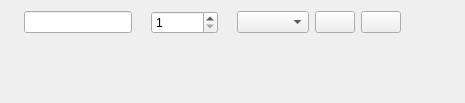
<?xml version="1.0" encoding="UTF-8"?>
<ui version="4.0">
 <class>KlineGridPage</class>
 <widget class="QWidget" name="KlineGridPage">
  <layout class="QVBoxLayout" name="pageLayout">
   <item>
    <layout class="QHBoxLayout" name="toolLayout">
     <item>
      <widget class="QLabel" name="codeLabel"/>
     </item>
     <item>
      <widget class="QLineEdit" name="codeEdit"/>
     </item>
     <item>
      <widget class="QLabel" name="gridCountLabel"/>
     </item>
     <item>
      <widget class="QSpinBox" name="gridCountSpin">
       <property name="minimum">
        <number>1</number>
       </property>
       <property name="maximum">
        <number>100000</number>
       </property>
      </widget>
     </item>
     <item>
      <widget class="QLabel" name="brokerLabel"/>
     </item>
     <item>
      <widget class="QComboBox" name="brokerCombo"/>
     </item>
     <item>
      <widget class="QPushButton" name="startButton"/>
     </item>
     <item>
      <widget class="QPushButton" name="stopButton"/>
     </item>
     <item>
      <widget class="QLabel" name="summaryLabel"/>
     </item>
     <item>
      <spacer name="toolSpacer">
       <property name="orientation">
        <enum>Qt::Horizontal</enum>
       </property>
       <property name="sizeHint" stdset="0">
        <size>
         <width>40</width>
         <height>20</height>
        </size>
       </property>
      </spacer>
     </item>
    </layout>
   </item>
   <item>
    <widget class="QLabel" name="messageLabel">
     <property name="wordWrap">
      <bool>true</bool>
     </property>
    </widget>
   </item>
   <item>
    <widget class="QWidget" name="gridBox">
     <property name="sizePolicy">
      <sizepolicy hsizetype="Expanding" vsizetype="Expanding">
       <horstretch>0</horstretch>
       <verstretch>9</verstretch>
      </sizepolicy>
     </property>
     <layout class="QVBoxLayout" name="gridLayout">
      <item>
       <widget class="QLabel" name="gridNoteLabel">
        <property name="wordWrap">
         <bool>true</bool>
        </property>
       </widget>
      </item>
     </layout>
    </widget>
   </item>
  </layout>
 </widget>
 <resources/>
 <connections/>
</ui>
